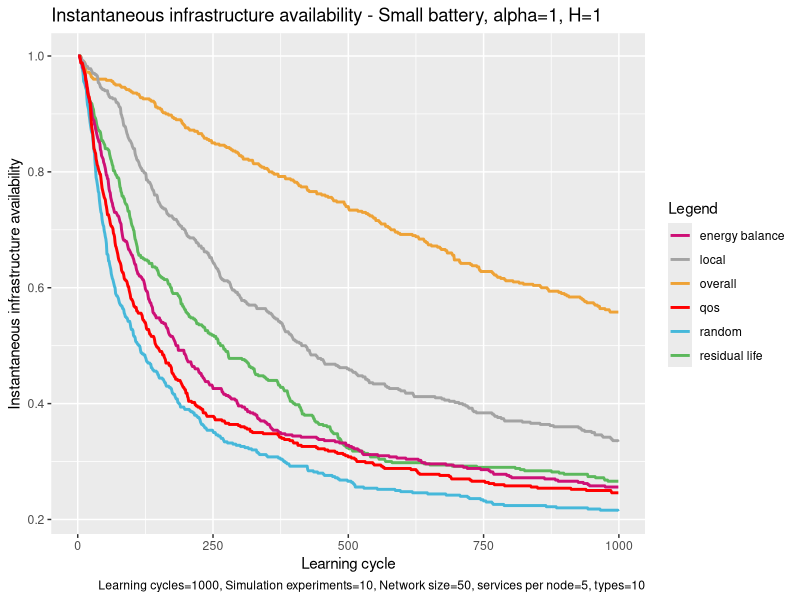

R code for this plot:
# execute all lines: ctrl + shift + enter

library(ggplot2)

# set working directory here
setwd(dirname(rstudioapi::getSourceEditorContext()$path))

overall <- read.table("exp_assembly_overall_energy_template.txt", 
                      header = F,
                      sep = " ",
                      col.names= c("overallx", "overally")
)

random <- read.table("exp_assembly_random.txt", 
                     header = F,
                     sep = " ",
                     col.names= c("randomx", "randomy")
)

res <- read.table("exp_assembly_residual_life_template.txt", 
                  header = F,
                  sep = " ",
                  col.names= c("resx","resy")
)

local <- read.table("exp_assembly_local_energy_template.txt", 
                    header = F,
                    sep = " ",
                    col.names= c("locx","locy")
)

learning <- read.table("exp_assembly_energyAware.txt", 
                          header = F,
                          sep = " ",
                          col.names= c("enx","eny")
)

qos <- read.table("exp_assembly_QoS.txt", 
                       header = F,
                       sep = " ",
                       col.names= c("qosx","qosy")
)


overall_x <- overall$overallx
overall_y <- overall$overally

random_y <- random$randomy
res_y <- res$resy
local_y <- local$locy
energyAware_y <- learning$eny
qos_y <- qos$qosy

head(overall)

colors <- c("overall" = "#EEA236", "residual life" = "#5CB85C", "random" = "#46B8DA", "local"="gray64", "energy balance"="deeppink3", "qos"="#FF0000")

ggplot(data=local, aes(x=overall_x, col = group)) + 
  
  geom_line(aes(y = overall_y, color = "overall"), size = 1) +
  geom_line(aes(y = res_y, color = "residual life"), size = 1) +
  geom_line(aes(y = random_y, color = "random"), size = 1) +
  geom_line(aes(y = local_y, color = "local"), size = 1) +
  geom_line(aes(y = energyAware_y, color = "energy balance"), size = 1) +
  geom_line(aes(y = qos_y, color = "qos"), size = 1) +
  
  labs(x = "Learning cycle",
       y = "Instantaneous infrastructure availability",
       color = "Legend",
       title = "Instantaneous infrastructure availability - Small battery, alpha=1, H=1", 
       caption = "Learning cycles=1000, Simulation experiments=10, Network size=50, services per node=5, types=10") +
  
  scale_color_manual(values = colors)
